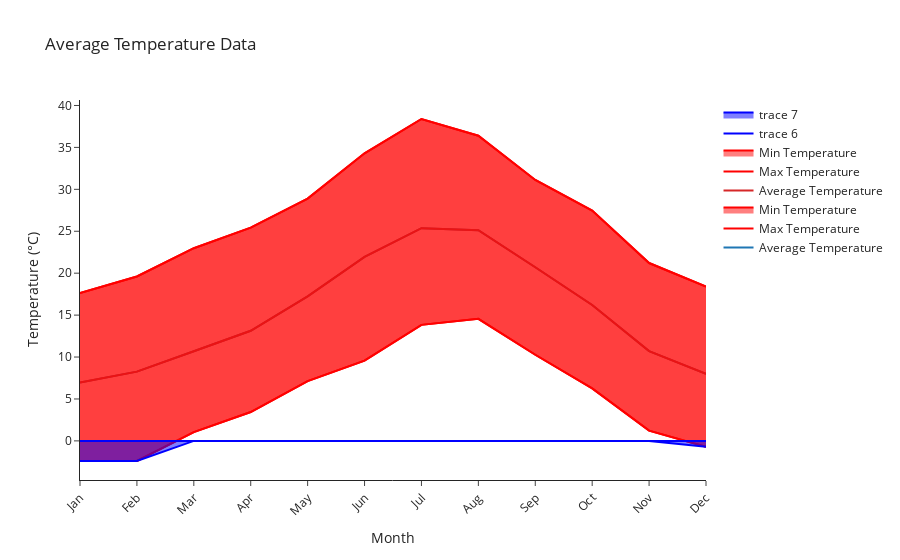

Write notebook code for a chart like this one.
### Code cell
import numpy as np

# Create masks for the portions of min and max temperature that are below zero
min_temp_below_zero = np.where(min_temp < 0, min_temp, 0)
max_temp_below_zero = np.where(max_temp < 0, max_temp, 0)

# Add a line chart for average temperature
fig.add_trace(go.Scatter(
    x=avg_temp.month,
    y=avg_temp,
    mode='lines',
    name='Average Temperature'
))

# Add a shaded area for min-max temperature
fig.add_trace(go.Scatter(
    x=max_temp.month,
    y=max_temp,
    mode='lines',
    name='Max Temperature',
    line_color='red',
    fill=None
))

fig.add_trace(go.Scatter(
    x=min_temp.month,
    y=min_temp,
    mode='lines',
    name='Min Temperature',
    line_color='red',
    fill='tonexty',
))

# Add a shaded area for the portion of min-max temperature that is below zero
fig.add_trace(go.Scatter(
    x=max_temp.month,
    y=max_temp_below_zero,
    mode='lines',
    line_color='blue',
    fill=None
))

fig.add_trace(go.Scatter(
    x=min_temp.month,
    y=min_temp_below_zero,
    mode='lines',
    line_color='blue',
    fill='tonexty',
))

# Set the layout
fig.update_layout(
    yaxis=dict(title='Temperature (°C)'),
    title='Average Temperature Data',
    xaxis=dict(
        title='Month',
        tickmode='array',
        tickvals=avg_temp.month,
        ticktext=['Jan', 'Feb', 'Mar', 'Apr', 'May', 'Jun', 'Jul', 'Aug', 'Sep', 'Oct', 'Nov', 'Dec'],
        tickangle=-45
    ),
    template='simple_white'
)

# Show the figure
fig.show()

### Figure 1 — Plotly figure (JSON) as saved in the notebook; plotly's stock layout.template omitted (floating-point values rounded to 4 significant figures)
{"data": [{"mode": "lines", "name": "Average Temperature", "type": "scatter", "x": [1, 2, 3, 4, 5, 6, 7, 8, 9, 10, 11, 12], "y": [6.964, 8.26, 10.69, 13.13, 17.23, 21.95, 25.36, 25.13, 20.71, 16.21, 10.71, 7.985]}, {"line": {"color": "red"}, "mode": "lines", "name": "Max Temperature", "type": "scatter", "x": [1, 2, 3, 4, 5, 6, 7, 8, 9, 10, 11, 12], "y": [17.62, 19.61, 22.98, 25.43, 28.9, 34.3, 38.39, 36.39, 31.12, 27.47, 21.21, 18.41]}, {"fill": "tonexty", "line": {"color": "red"}, "mode": "lines", "name": "Min Temperature", "type": "scatter", "x": [1, 2, 3, 4, 5, 6, 7, 8, 9, 10, 11, 12], "y": [-2.398, -2.388, 1.043, 3.443, 7.131, 9.568, 13.83, 14.56, 10.27, 6.264, 1.222, -0.7076]}, {"mode": "lines", "name": "Average Temperature", "type": "scatter", "x": [1, 2, 3, 4, 5, 6, 7, 8, 9, 10, 11, 12], "y": [6.964, 8.26, 10.69, 13.13, 17.23, 21.95, 25.36, 25.13, 20.71, 16.21, 10.71, 7.985]}, {"line": {"color": "red"}, "mode": "lines", "name": "Max Temperature", "type": "scatter", "x": [1, 2, 3, 4, 5, 6, 7, 8, 9, 10, 11, 12], "y": [17.62, 19.61, 22.98, 25.43, 28.9, 34.3, 38.39, 36.39, 31.12, 27.47, 21.21, 18.41]}, {"fill": "tonexty", "line": {"color": "red"}, "mode": "lines", "name": "Min Temperature", "type": "scatter", "x": [1, 2, 3, 4, 5, 6, 7, 8, 9, 10, 11, 12], "y": [-2.398, -2.388, 1.043, 3.443, 7.131, 9.568, 13.83, 14.56, 10.27, 6.264, 1.222, -0.7076]}, {"line": {"color": "blue"}, "mode": "lines", "type": "scatter", "x": [1, 2, 3, 4, 5, 6, 7, 8, 9, 10, 11, 12], "y": [0, 0, 0, 0, 0, 0, 0, 0, 0, 0, 0, 0]}, {"fill": "tonexty", "line": {"color": "blue"}, "mode": "lines", "type": "scatter", "x": [1, 2, 3, 4, 5, 6, 7, 8, 9, 10, 11, 12], "y": [-2.398, -2.388, 0, 0, 0, 0, 0, 0, 0, 0, 0, -0.7076]}], "layout": {"title": {"text": "Average Temperature Data"}, "xaxis": {"tickangle": -45, "tickmode": "array", "ticktext": ["Jan", "Feb", "Mar", "Apr", "May", "Jun", "Jul", "Aug", "Sep", "Oct", "Nov", "Dec"], "tickvals": [1, 2, 3, 4, 5, 6, 7, 8, 9, 10, 11, 12], "title": {"text": "Month"}}, "yaxis": {"title": {"text": "Temperature (°C)"}}}}
